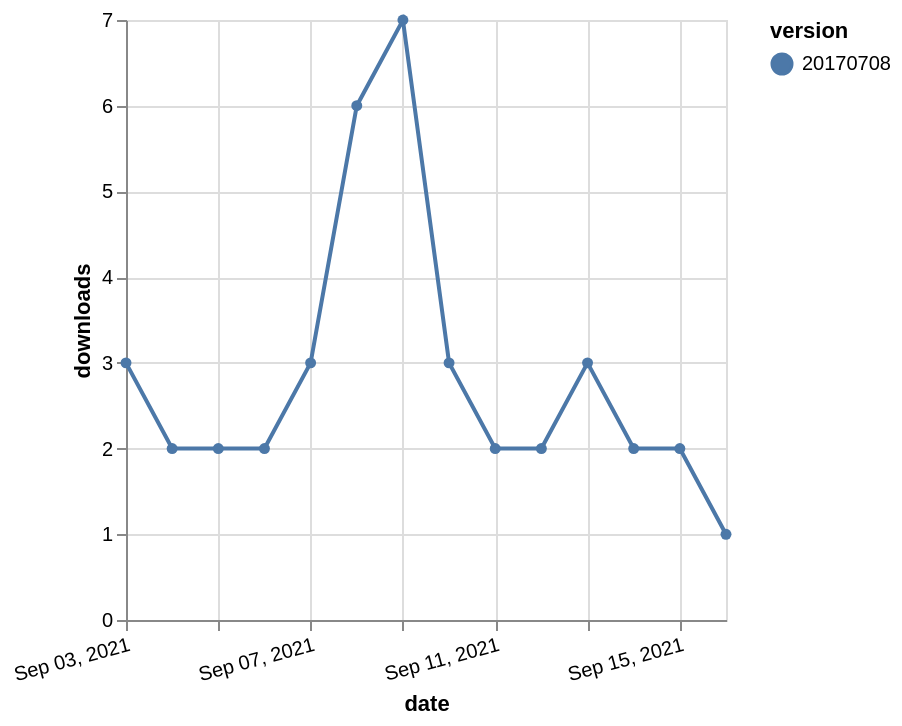

Source (Vega-Lite JSON):
### Vega-Lite specification from a JSON file in a GitHub repository (floating-point values rounded to 4 significant figures)
{"$schema": "https://vega.github.io/schema/vega-lite/v5.json", "description": "A simple bar chart with embedded data.", "data": {"values": [{"date": "2021-09-03", "total": 2581, "delta": 3, "version": "20170708"}, {"date": "2021-09-04", "total": 2583, "delta": 2, "version": "20170708"}, {"date": "2021-09-05", "total": 2585, "delta": 2, "version": "20170708"}, {"date": "2021-09-06", "total": 2587, "delta": 2, "version": "20170708"}, {"date": "2021-09-07", "total": 2590, "delta": 3, "version": "20170708"}, {"date": "2021-09-08", "total": 2596, "delta": 6, "version": "20170708"}, {"date": "2021-09-09", "total": 2603, "delta": 7, "version": "20170708"}, {"date": "2021-09-10", "total": 2606, "delta": 3, "version": "20170708"}, {"date": "2021-09-11", "total": 2608, "delta": 2, "version": "20170708"}, {"date": "2021-09-12", "total": 2610, "delta": 2, "version": "20170708"}, {"date": "2021-09-13", "total": 2613, "delta": 3, "version": "20170708"}, {"date": "2021-09-14", "total": 2615, "delta": 2, "version": "20170708"}, {"date": "2021-09-15", "total": 2617, "delta": 2, "version": "20170708"}, {"date": "2021-09-16", "total": 2618, "delta": 1, "version": "20170708"}]}, "width": "container", "mark": {"type": "line", "point": {"filled": true}}, "encoding": {"x": {"field": "date", "type": "temporal", "timeUnit": "yearmonthdate", "title": "date", "axis": {"labelAngle": -15}}, "y": {"field": "delta", "type": "quantitative", "title": "downloads"}, "color": {"field": "version", "type": "nominal"}, "tooltip": {"field": "delta"}}}
